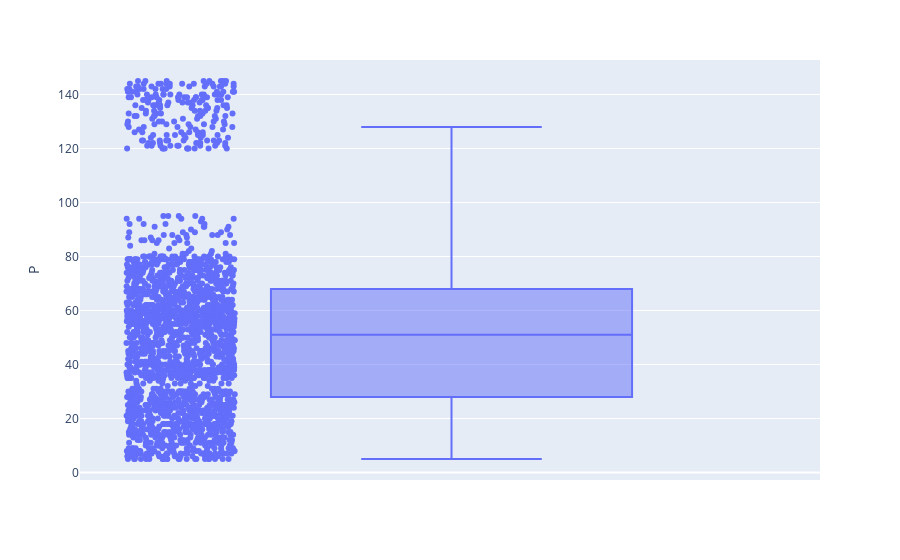

Write notebook code for a chart like this one.
### Code cell
fig = px.box(data,y="P",points="all")
fig.show()

### Figure 1 — Plotly figure (JSON) as saved in the notebook; plotly's stock layout.template omitted (floating-point values rounded to 4 significant figures; data arrays with more than 128 entries replaced by an {"elided": "..."} marker saying what was removed)
{"data": [{"alignmentgroup": "True", "boxpoints": "all", "hovertemplate": "P=%{y}<extra></extra>", "legendgroup": "", "marker": {"color": "#636efa"}, "name": "", "notched": false, "offsetgroup": "", "orientation": "v", "showlegend": false, "type": "box", "x0": " ", "xaxis": "x", "y": {"elided": "2200 int values"}, "y0": " ", "yaxis": "y"}], "layout": {"boxmode": "group", "legend": {"tracegroupgap": 0}, "margin": {"t": 60}, "xaxis": {"anchor": "y", "domain": [0, 1]}, "yaxis": {"anchor": "x", "domain": [0, 1], "title": {"text": "P"}}}}
